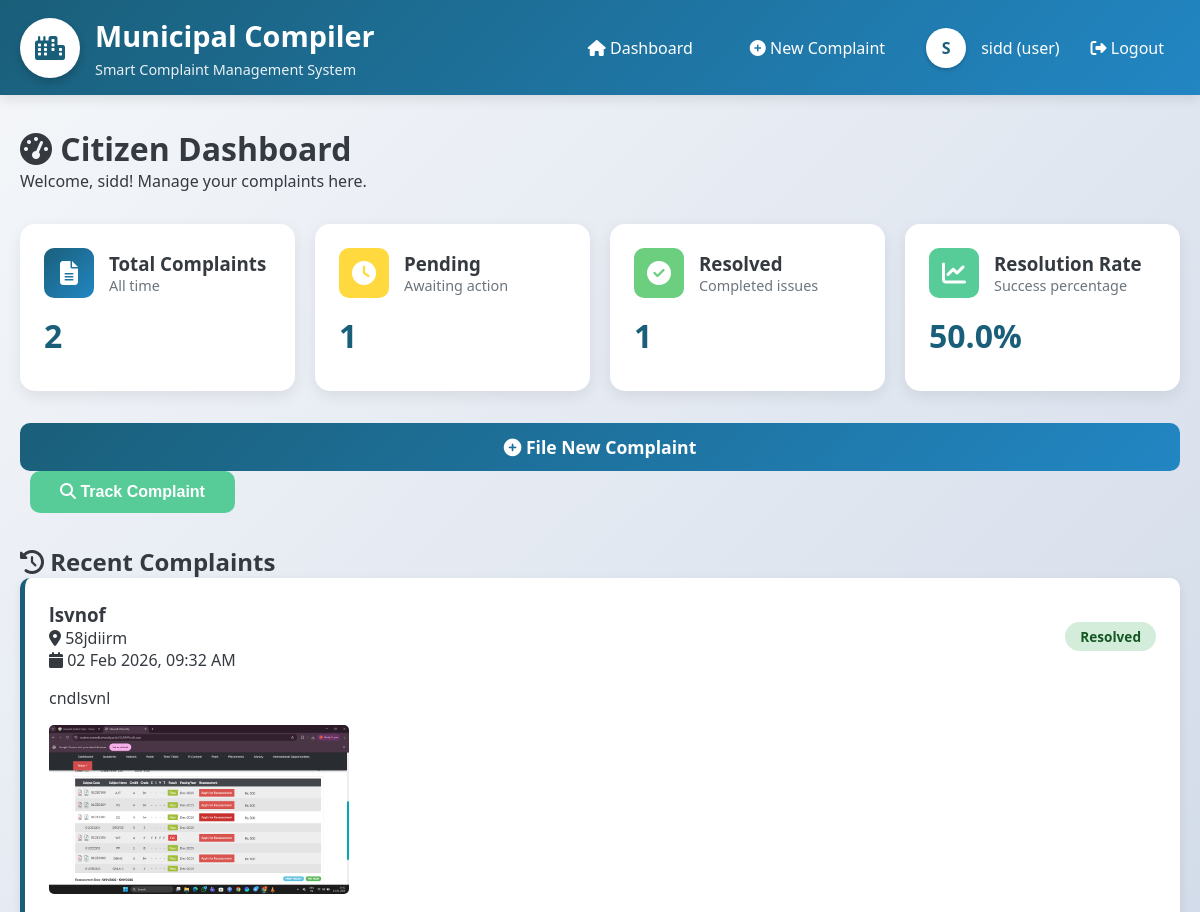
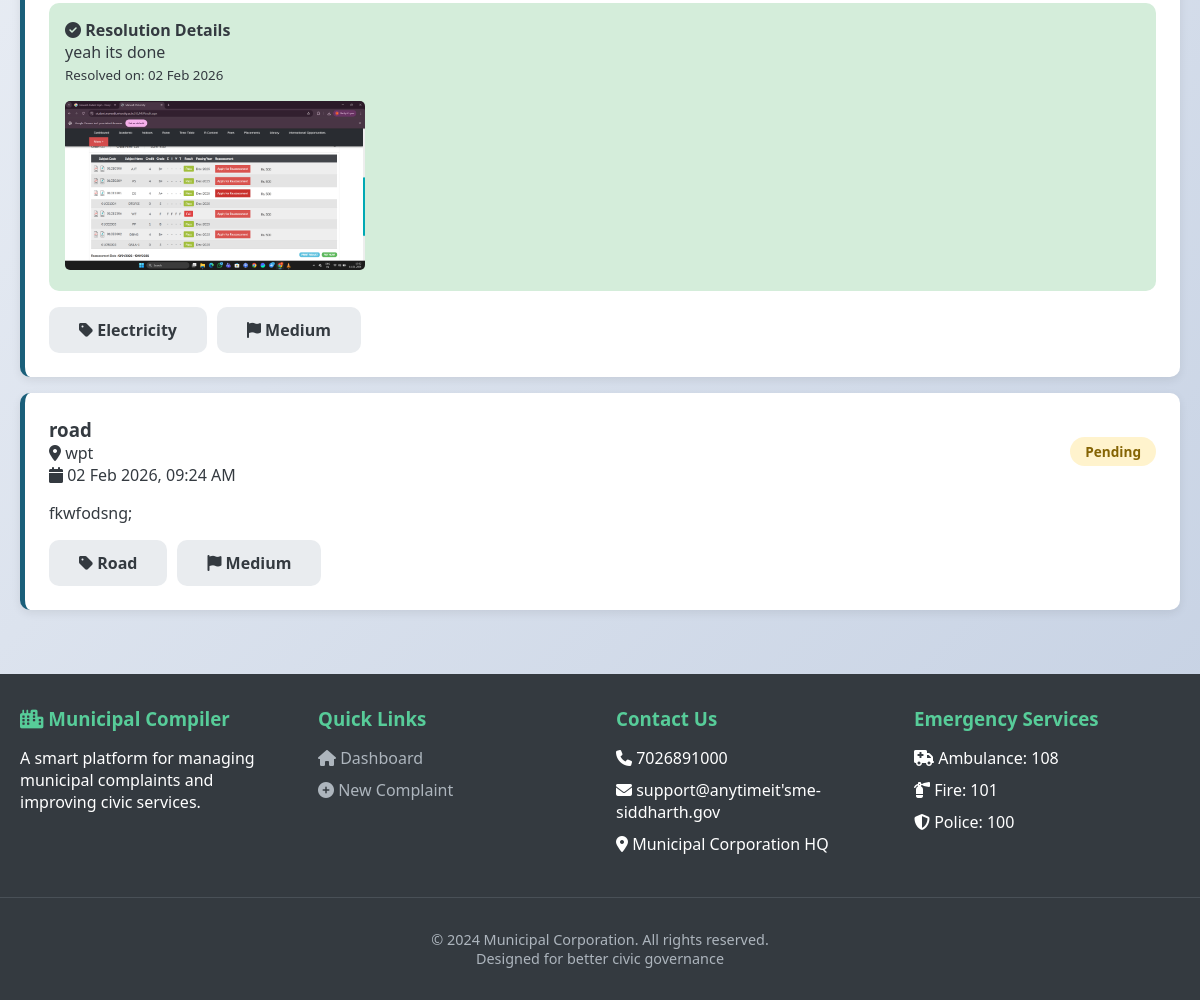
The app's page /user/dashboard (signed in) with its own data (2 pictures, top to bottom).
### models.py (models this page shows, shortened)
class User(UserMixin, db.Model):
    __tablename__ = 'users'
    id = db.Column(db.Integer, primary_key=True)
    username = db.Column(db.String(80), unique=True, nullable=False)
    email = db.Column(db.String(120), unique=True, nullable=False)
    password_hash = db.Column(db.String(200), nullable=False)
    role = db.Column(db.String(20), nullable=False)  # 'user', 'officer', 'admin'
    taluka = db.Column(db.String(50), nullable=True)
    department = db.Column(db.String(100), nullable=True)
    phone = db.Column(db.String(15), nullable=True)
    created_at = db.Column(db.DateTime, default=datetime.utcnow)
    complaints = db.relationship('Complaint',
                                 foreign_keys='Complaint.user_id',
                                 backref='author',
                                 lazy=True)
    assigned_complaints = db.relationship('Complaint',
                                          foreign_keys='Complaint.assigned_officer_id',
                                          backref='assigned_officer',
                                          lazy=True)
    resolved_complaints = db.relationship('Complaint',
                                          foreign_keys='Complaint.resolved_by',
                                          backref='resolver',
                                          lazy=True)

class Complaint(db.Model):
    __tablename__ = 'complaints'
    id = db.Column(db.Integer, primary_key=True)
    title = db.Column(db.String(200), nullable=False)
    description = db.Column(db.Text, nullable=False)
    category = db.Column(db.String(50), nullable=False)
    latitude = db.Column(db.Float, nullable=True)
    longitude = db.Column(db.Float, nullable=True)
    address = db.Column(db.String(300), nullable=True)
    image_path = db.Column(db.String(300), nullable=True)
    status = db.Column(db.String(20), default='pending')  # pending, in_progress, resolved, rejected
    priority = db.Column(db.String(20), default='medium')  # low, medium, high, critical
    user_id = db.Column(db.Integer, db.ForeignKey('users.id'), nullable=False)
    assigned_officer_id = db.Column(db.Integer, db.ForeignKey('users.id'), nullable=True)
    taluka = db.Column(db.String(50), nullable=False)
    created_at = db.Column(db.DateTime, default=datetime.utcnow)
    updated_at = db.Column(db.DateTime, onupdate=datetime.utcnow)
    resolved_image_path = db.Column(db.String(300), nullable=True)
    resolution_details = db.Column(db.Text, nullable=True)
    resolved_at = db.Column(db.DateTime, nullable=True)
    resolved_by = db.Column(db.Integer, db.ForeignKey('users.id'), nullable=True)

### app.py (the view)
@app.route('/user/dashboard')
@login_required
@role_required('user')
def user_dashboard():
    user_complaints = Complaint.query.filter_by(user_id=current_user.id).order_by(Complaint.created_at.desc()).all()
    resolved_complaints = Complaint.query.filter_by(user_id=current_user.id, status='resolved').count()
    pending_complaints = Complaint.query.filter_by(user_id=current_user.id, status='pending').count()
    return render_template('user_dashboard.html',
                         complaints=user_complaints,
                         resolved_count=resolved_complaints,
                         pending_count=pending_complaints)

### templates/user_dashboard.html (shortened to what this page needs)
{% extends "base.html" %}
{% block content %}
<div class="dashboard-header fade-in">
    <h1><i class="fas fa-tachometer-alt"></i> Citizen Dashboard</h1>
    <p>Welcome, {{ current_user.username }}! Manage your complaints here.</p>
</div>
<div class="dashboard-grid">
    <div class="dashboard-card">
        <div class="card-header">
            <div class="card-icon">
                <i class="fas fa-file-alt"></i>
            </div>
            <div>
                <h3>Total Complaints</h3>
                <p class="card-label">All time</p>
            </div>
        </div>
        <div class="card-value" id="totalComplaints">0</div>
    </div>
    <div class="dashboard-card">
        <div class="card-header">
            <div class="card-icon" style="background: var(--warning-color);">
                <i class="fas fa-clock"></i>
            </div>
            <div>
                <h3>Pending</h3>
                <p class="card-label">Awaiting action</p>
            </div>
        </div>
        <div class="card-value" id="pendingComplaints">0</div>
    </div>
    <div class="dashboard-card">
        <div class="card-header">
            <div class="card-icon" style="background: var(--success-color);">
                <i class="fas fa-check-circle"></i>
            </div>
            <div>
                <h3>Resolved</h3>
                <p class="card-label">Completed issues</p>
            </div>
        </div>
        <div class="card-value" id="resolvedComplaints">0</div>
    </div>
    <div class="dashboard-card">
        <div class="card-header">
            <div class="card-icon" style="background: var(--secondary-color);">
                <i class="fas fa-chart-line"></i>
            </div>
            <div>
                <h3>Resolution Rate</h3>
                <p class="card-label">Success percentage</p>
            </div>
        </div>
        <div class="card-value" id="resolutionRate">0%</div>
    </div>
</div>
<div style="margin: 2rem 0;">
    <a href="{{ url_for('new_complaint') }}" class="btn btn-primary" style="font-size: 1.1rem;">
        <i class="fas fa-plus-circle"></i> File New Complaint
    </a>
    <button id="trackComplaint" class="btn btn-secondary" style="margin-left: 10px;">
        <i class="fas fa-search"></i> Track Complaint
    </button>
</div>
<div class="complaints-list">
    <h2><i class="fas fa-history"></i> Recent Complaints</h2>
    {% if complaints %}
        {% for complaint in complaints %}
        <div class="complaint-item fade-in">
            <div class="complaint-header">
                <div>
                    <h3>{{ complaint.title }}</h3>
                    <p><i class="fas fa-map-marker-alt"></i> {{ complaint.address or 'Location not specified' }}</p>
                    <p><i class="fas fa-calendar"></i> {{ complaint.created_at.strftime('%d %b %Y, %I:%M %p') }}</p>
                </div>
                <div class="complaint-status status-{{ complaint.status.replace('_', '-') }}">
                    {{ complaint.status|replace('_', ' ')|title }}
                </div>
            </div>
            <p>{{ complaint.description }}</p>
            {% if complaint.image_path %}
            <div style="margin: 1rem 0;">
                {% if complaint.resolved_image_path %}
    {% set resolved_filename = complaint.resolved_image_path.replace('\\', '/').split('/')[-1] %}
    <img src="{{ url_for('uploaded_file', filename=resolved_filename) }}"
         alt="Resolution Image" style="max-width: 300px; border-radius: 5px;">
{% endif %}
            </div>
            {% endif %}
            {% if complaint.status == 'resolved' and complaint.resolution_details %}
            <div style="background: #d4edda; padding: 1rem; border-radius: 10px; margin-top: 1rem;">
                <h4><i class="fas fa-check-circle"></i> Resolution Details</h4>
                <p>{{ complaint.resolution_details }}</p>
                <p><small>Resolved on: {{ complaint.resolved_at.strftime('%d %b %Y') }}</small></p>
                {% if complaint.resolved_image_path %}
                <div style="margin-top: 1rem;">
                   {% if complaint.resolved_image_path %}
    {% set resolved_filename = complaint.resolved_image_path.replace('\\', '/').split('/')[-1] %}
    <img src="{{ url_for('uploaded_file', filename=resolved_filename) }}"
         alt="Resolution Image" style="max-width: 300px; border-radius: 5px;">
{% endif %}
                </div>
                {% endif %}
            </div>
            {% endif %}
            <div style="margin-top: 1rem; display: flex; gap: 10px;">
                <span class="btn" style="background: #e9ecef;">
                    <i class="fas fa-tag"></i> {{ complaint.category }}
                </span>
                <span class="btn" style="background: #e9ecef;">
                    <i class="fas fa-flag"></i> {{ complaint.priority|title }}
                </span>
            </div>
        </div>
        {% endfor %}
    {% endif %}
</div>
{% endblock %}

### templates/base.html (shortened to what this page needs)
<!DOCTYPE html>
<html lang="en">
<head>
    <link rel="stylesheet" href="{{ url_for('static', filename='css/style.css') }}">
    <link rel="stylesheet" href="https://cdnjs.cloudflare.com/ajax/libs/font-awesome/6.4.0/css/all.min.css">
</head>
<body>
    <header class="municipal-header">
        <div class="header-content">
            <div class="logo-container">
                <div class="logo">
                    <i class="fas fa-city"></i>
                </div>
                <div class="logo-text">
                    <h1>Municipal Compiler</h1>
                    <p>Smart Complaint Management System</p>
                </div>
            </div>
            <nav class="nav-menu">
                {% if current_user.is_authenticated %}
                    <a href="{{ url_for('dashboard') }}" class="nav-link">
                        <i class="fas fa-home"></i> Dashboard
                    </a>
                    {% if current_user.role == 'user' %}
                        <a href="{{ url_for('new_complaint') }}" class="nav-link">
                            <i class="fas fa-plus-circle"></i> New Complaint
                        </a>
                    {% endif %}
                    <div class="user-info">
                        <div class="user-avatar">
                            {{ current_user.username[0].upper() }}
                        </div>
                        <span>{{ current_user.username }} ({{ current_user.role }})</span>
                        <a href="{{ url_for('logout') }}" class="nav-link">
                            <i class="fas fa-sign-out-alt"></i> Logout
                        </a>
                    </div>
                {% endif %}
            </nav>
        </div>
    </header>
    <main class="main-container">
        {% block content %}{% endblock %}
    </main>
    <footer class="municipal-footer">
        <div class="footer-content">
            <div class="footer-section">
                <h3><i class="fas fa-city"></i> Municipal Compiler</h3>
                <p>A smart platform for managing municipal complaints and improving civic services.</p>
            </div>
            <div class="footer-section">
                <h3>Quick Links</h3>
                <ul class="footer-links">
                    <li><a href="{{ url_for('dashboard') }}"><i class="fas fa-home"></i> Dashboard</a></li>
                    {% if current_user.is_authenticated %}
                        <li><a href="{{ url_for('new_complaint') }}"><i class="fas fa-plus-circle"></i> New Complaint</a></li>
                    {% else %}
                        <li><a href="{{ url_for('login') }}"><i class="fas fa-sign-in-alt"></i> Login</a></li>
                    {% endif %}
                </ul>
            </div>
            <div class="footer-section">
                <h3>Contact Us</h3>
                <ul class="footer-links">
                    <li><i class="fas fa-phone"></i> 7026891000</li>
                    <li><i class="fas fa-envelope"></i> support@anytimeit'sme-siddharth.gov</li>
                    <li><i class="fas fa-map-marker-alt"></i> Municipal Corporation HQ</li>
                </ul>
            </div>
            <div class="footer-section">
                <h3>Emergency Services</h3>
                <ul class="footer-links">
                    <li><i class="fas fa-ambulance"></i> Ambulance: 108</li>
                    <li><i class="fas fa-fire-extinguisher"></i> Fire: 101</li>
                    <li><i class="fas fa-shield-alt"></i> Police: 100</li>
                </ul>
            </div>
        </div>
        <div class="copyright">
            <p>&copy; 2024 Municipal Corporation. All rights reserved.</p>
            <p>Designed for better civic governance</p>
        </div>
    </footer>
</body>
</html>

### records on screen
User: username "S", username "sidd", role "user"
Complaint: title "lsvnof", address "58jdiirm", created_at "02 Feb 2026, 09:32 AM", status "Resolved", description "cndlsvnl", resolution_details "yeah its done", resolved_at "02 Feb 2026", category "Electricity", priority "Medium"
Complaint: title "road", address "wpt", created_at "02 Feb 2026, 09:24 AM", status "Pending", description "fkwfodsng;", category "Road", priority "Medium"
